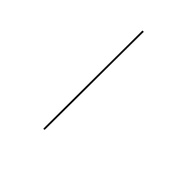
#> input picture code/drawToRobot/images/testimg01.jpg, 174 x 174 px, shrunk from 256 x 256 before the run, found by its file name
$ python Image-to-txt.py
#> lines starting #> are read from the running program, lines starting #| are printed output that depends on the picture; after the words box and inside, x2 and y2 are one past the last pixel; in counts of white or black regions, pixels touching at a corner belong together
import numpy
import numpy as np
import cv2
from matplotlib import pyplot as plt
from skimage import feature
from skimage.transform import probabilistic_hough_line

# Constants
path_to_file_folder = './images/input/'
txt_file_name = 'testimg01.jpg'
path_to_file = path_to_file_folder+txt_file_name
drawing_plane_z_level = 0
drawing_lift = 145
max_drawing_value = 145

# Read image
img = cv2.imread(path_to_file, cv2.IMREAD_GRAYSCALE)
#> img is the input picture: shape (174, 174); min 0, max 255, mean 252.8
# todo: image preprocessing: resolution, contrast
# todo: enlarge crop but with face in center
# todo: find dynamic parameters for canny
edges = feature.canny(img, sigma=2)
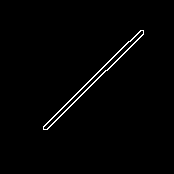
#> edges: shape (174, 174) bool; 1.3% white in thin lines or dots, all inside (x1, y1, x2, y2) = (43, 30, 144, 130)
# based on: https://scikit-image.org/docs/dev/auto_examples/edges/plot_line_hough_transform.html#sphx-glr-auto-examples-edges-plot-line-hough-transform-py
lines = probabilistic_hough_line(edges, line_length=1, line_gap=1)
#> lines = 13 items

# Create comparison plot
fig, axes = plt.subplots(nrows=1, ncols=3, figsize=(8, 3))
ax = axes.ravel()

ax[0].imshow(img, cmap='gray')
ax[0].set_title('SW image', fontsize=20)

ax[1].imshow(edges, cmap='gray')
ax[1].set_title(r'Canny filter, $\sigma=2$', fontsize=20)

ax[2].imshow(edges*0)
for line in lines:
    p0, p1 = line
    ax[2].plot((p0[0], p1[0]), (p0[1], p1[1]))
#> this loop made 13 passes
#> (p0, p1) on passes 1 to 12: ((47, 129), (143, 33)), ((46, 129), (105, 70)), ((130, 41), (141, 30)), ((69, 100), (126, 44)), ((47, 122), (68, 101)), ((80, 90), (97, 73)), ((59, 111), (79, 91)), ((107, 70), (132, 45)), ((43, 127), (58, 112)), ((98, 71), (128, 41)), ((127, 43), (140, 30)), ((133, 44), (143, 34))
ax[2].set_xlim(0, img.shape[1])
ax[2].set_ylim(img.shape[0], 0)
ax[2].set_title('Probabilistic Hough', fontsize=20)

for a in ax:
    a.axis('off')

fig.tight_layout()
plt.show()
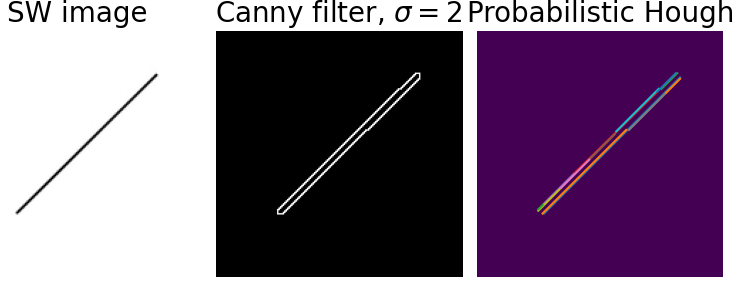
#> figure drawn by matplotlib, 3 panels


# iterate trough 2xN array if (2,N) = (1,N+1) don't lift pen otherwise add 2 points to lift pen
Data_2D = np.array(lines)
Data_2D = np.insert(Data_2D, 2, drawing_plane_z_level, axis=2)
temp = np.array([[0, 0], [0, 0]])
move_data_complete = np.array([0, 0, drawing_lift])
# Detect if lines start onto each other
for x in Data_2D:
    if (x[1, 0] == temp[0, 0]) and (x[1, 1] == temp[0, 1]):
        move_data = x
    else:
        up = np.array([temp[1, 0], temp[1, 1], drawing_lift])
        strafe = np.array([x[0, 0], x[0, 1], drawing_lift])
        move_data = np.vstack((up, strafe, x))
    temp = x
    move_data_complete = np.vstack((move_data_complete, move_data))
#> this loop made 13 passes
#> move_data on passes 1 to 11: [[0, 0, 145], [47, 129, 145], [47, 129, 0], [143, 33, 0]], [[143, 33, 145], [46, 129, 145], [46, 129, 0], [105, 70, 0]], [[105, 70, 145], [130, 41, 145], [130, 41, 0], [141, 30, 0]], [[141, 30, 145], [69, 100, 145], [69, 100, 0], [126, 44, 0]], [[126, 44, 145], [47, 122, 145], [47, 122, 0], [68, 101, 0]], [[68, 101, 145], [80, 90, 145], [80, 90, 0], [97, 73, 0]], [[97, 73, 145], [59, 111, 145], [59, 111, 0], [79, 91, 0]], [[79, 91, 145], [107, 70, 145], [107, 70, 0], [132, 45, 0]], [[132, 45, 145], [43, 127, 145], [43, 127, 0], [58, 112, 0]], [[58, 112, 145], [98, 71, 145], [98, 71, 0], [128, 41, 0]], [[128, 41, 145], [127, 43, 145], [127, 43, 0], [140, 30, 0]]
#> after the loop, move_data_complete = 53 rows, first 8: [0, 0, 145], [0, 0, 145], [47, 129, 145], [47, 129, 0], [143, 33, 0], [143, 33, 145], [46, 129, 145], [46, 129, 0]


move_data_complete = move_data_complete.flatten()
#> move_data_complete = 159 values, max 145 at index 2, min 0 at index 0, mean 79.72
# Normalize move data
move_data_complete = move_data_complete/max(move_data_complete)*max_drawing_value
f = open("robotmove.txt", "w")
np.savetxt(f, move_data_complete, '%d')
f.close()
